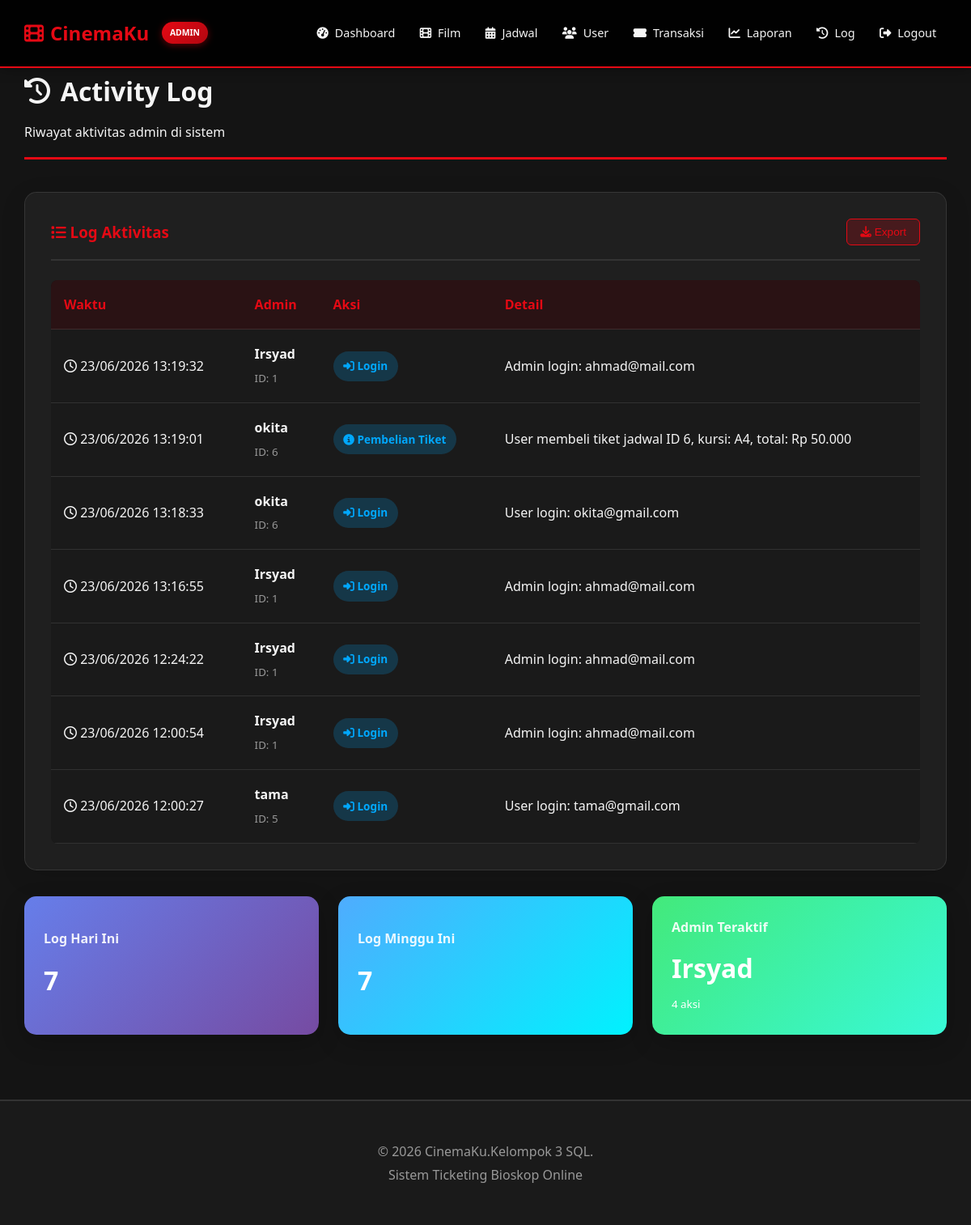
The page /ticketing_bioskop/admin/activity_log.php (signed in) on the database its author committed.
### tables this page shows
CREATE TABLE `activity_log` (
  `id_log` int(11) NOT NULL,
  `id_pengguna` int(11) DEFAULT NULL,
  `username` varchar(100) DEFAULT NULL,
  `action` varchar(100) NOT NULL,
  `details` text DEFAULT NULL,
  `is_admin` tinyint(1) DEFAULT 0,
  `created_at` datetime DEFAULT current_timestamp()
);

### ticketing_bioskop/includes/functions.php (called while the page is built, shortened)
<?php
function sanitize($data) {
    return htmlspecialchars(strip_tags(trim($data)), ENT_QUOTES, 'UTF-8');
}
?>

### ticketing_bioskop/admin/activity_log.php (the view, shortened to what this page needs)
<?php
require_once __DIR__ . '/../includes/header.php';
$query = "SELECT * FROM activity_log
          ORDER BY created_at DESC
          LIMIT 100";
$logs = $conn->query($query)->fetchAll(PDO::FETCH_ASSOC);
$conn->query("DELETE FROM activity_log WHERE created_at < DATE_SUB(NOW(), INTERVAL 30 DAY)");
?>
<div class="page-header">
    <h2><i class="fas fa-history"></i> Activity Log</h2>
    <p>Riwayat aktivitas admin di sistem</p>
</div>
<div class="glass-card">
    <div class="card-header">
        <h3><i class="fas fa-list"></i> Log Aktivitas</h3>
        <button onclick="exportTable('activityLogTable', 'Activity_Log')" class="btn-export-small">
            <i class="fas fa-download"></i> Export
        </button>
    </div>
    <div id="activityLogTable">
        <?php if (empty($logs)): ?>
            <div style="text-align: center; padding: 3rem; color: var(--text-secondary);">
                <i class="fas fa-inbox" style="font-size: 3rem; opacity: 0.5; margin-bottom: 1rem;"></i>
                <p>Belum ada aktivitas yang tercatat</p>
            </div>
        <?php else: ?>
            <table class="modern-table">
                <thead>
                    <tr>
                        <th>Waktu</th>
                        <th>Admin</th>
                        <th>Aksi</th>
                        <th>Detail</th>
                    </tr>
                </thead>
                <tbody>
                    <?php foreach ($logs as $log): ?>
                    <tr>
                        <td>
                            <i class="far fa-clock"></i>
                            <?php echo date('d/m/Y H:i:s', strtotime($log['created_at'])); ?>
                        </td>
                        <td>
                            <strong><?php echo sanitize($log['username']); ?></strong>
                            <br><small style="color: var(--text-secondary);">ID: <?php echo $log['id_pengguna']; ?></small>
                        </td>
                        <td>
                            <?php
                            $badge_class = 'badge-primary';
                            $icon = 'fa-info-circle';
                            if (strpos($log['action'], 'Tambah') !== false) {
                                $badge_class = 'badge-success';
                                $icon = 'fa-plus-circle';
                            } elseif (strpos($log['action'], 'Edit') !== false || strpos($log['action'], 'Update') !== false) {
                                $badge_class = 'badge-warning';
                                $icon = 'fa-edit';
                            } elseif (strpos($log['action'], 'Hapus') !== false || strpos($log['action'], 'Delete') !== false) {
                                $badge_class = 'badge-danger';
                                $icon = 'fa-trash';
                            } elseif (strpos($log['action'], 'Login') !== false) {
                                $badge_class = 'badge-info';
                                $icon = 'fa-sign-in-alt';
                            }
                            ?>
                            <span class="badge <?php echo $badge_class; ?>">
                                <i class="fas <?php echo $icon; ?>"></i> <?php echo sanitize($log['action']); ?>
                            </span>
                        </td>
                        <td><?php echo sanitize($log['details']); ?></td>
                    </tr>
                    <?php endforeach; ?>
                </tbody>
            </table>
        <?php endif; ?>
    </div>
</div>
<div style="display: grid; grid-template-columns: repeat(auto-fit, minmax(250px, 1fr)); gap: 1.5rem; margin-top: 2rem;">
    <?php
    $today_logs = $conn->query("SELECT COUNT(*) FROM activity_log WHERE DATE(created_at) = CURDATE()")->fetchColumn();
    $this_week = $conn->query("SELECT COUNT(*) FROM activity_log WHERE YEARWEEK(created_at) = YEARWEEK(NOW())")->fetchColumn();
    $top_admin = $conn->query("SELECT username, COUNT(*) as total FROM activity_log GROUP BY username ORDER BY total DESC LIMIT 1")->fetch(PDO::FETCH_ASSOC);
    ?>
    <div class="stat-card gradient-purple" style="padding: 1.5rem;">
        <div class="stat-info">
            <h4>Log Hari Ini</h4>
            <h2><?php echo $today_logs; ?></h2>
        </div>
    </div>
    <div class="stat-card gradient-blue" style="padding: 1.5rem;">
        <div class="stat-info">
            <h4>Log Minggu Ini</h4>
            <h2><?php echo $this_week; ?></h2>
        </div>
    </div>
    <div class="stat-card gradient-green" style="padding: 1.5rem;">
        <div class="stat-info">
            <h4>Admin Teraktif</h4>
            <h2><?php echo $top_admin ? sanitize($top_admin['username']) : '-'; ?></h2>
            <small><?php echo $top_admin ? $top_admin['total'] . ' aksi' : ''; ?></small>
        </div>
    </div>
</div>
<?php require_once __DIR__ . '/../includes/footer.php'; ?>

### ticketing_bioskop/assets/css/style.css (style rules this page uses)
* { margin: 0; padding: 0; box-sizing: border-box; }
:root { --primary: #e50914; --secondary: #564d4d; --dark: #141414; --light: #f5f5f5; --success: #46d369; --warning: #ffa500; --bg-main: #141414; --bg-card: #1a1a1a; --bg-navbar: rgba(0,0,0,0.95); --text-main: #f5f5f5; --text-secondary: #999; --border-color: #333; }
body { font-family: 'Segoe UI', Tahoma, Geneva, Verdana, sans-serif; background: var(--bg-main); color: var(--text-main); line-height: 1.8; transition: all 0.3s ease; }
.page-header { margin-bottom: 2.5rem; padding-bottom: 1rem; border-bottom: 3px solid var(--primary); }
.page-header h2 { font-size: 2rem; margin-bottom: 0.5rem; display: flex; align-items: center; gap: 0.8rem; }
table { width: 100%; border-collapse: collapse; background: var(--bg-card); border-radius: 8px; overflow: hidden; }
table thead { background: var(--dark); }
table th, table td { padding: 1.2rem; text-align: left; border-bottom: 1px solid var(--border-color); }
.badge { display: inline-block; padding: 0.4rem 0.8rem; border-radius: 20px; font-size: 0.85rem; font-weight: 600; }
.badge-primary { background: rgba(0, 168, 255, 0.2); color: #00a8ff; }
.badge-info { background: rgba(0, 168, 255, 0.2); color: #00a8ff; }
.admin-page { background: var(--bg-main); min-height: 100vh; }
.glass-card { background: rgba(255, 255, 255, 0.05); backdrop-filter: blur(10px); border: 1px solid rgba(255, 255, 255, 0.1); border-radius: 15px; padding: 2rem; box-shadow: 0 8px 32px rgba(0, 0, 0, 0.1); margin-bottom: 2rem; }
.stat-card { padding: 2rem; border-radius: 15px; display: flex; align-items: center; gap: 1.5rem; color: white; box-shadow: 0 10px 30px rgba(0,0,0,0.2); transition: transform 0.3s; }
.stat-info h4 { margin: 0; opacity: 0.9; font-size: 1rem; }
.stat-info h2 { margin: 0.5rem 0 0 0; font-size: 2rem; }
.gradient-purple { background: linear-gradient(135deg, #667eea 0%, #764ba2 100%); }
.gradient-blue { background: linear-gradient(135deg, #4facfe 0%, #00f2fe 100%); }
.gradient-green { background: linear-gradient(135deg, #43e97b 0%, #38f9d7 100%); }
.modern-table { width: 100%; border-collapse: separate; border-spacing: 0; }
.modern-table th, .modern-table td { padding: 1rem; text-align: left; border-bottom: 1px solid rgba(255, 255, 255, 0.1); }
.modern-table th { background: rgba(229, 9, 20, 0.1); font-weight: 600; color: var(--primary); }
.btn-export-small { padding: 0.5rem 1rem; background: rgba(229, 9, 20, 0.2); color: var(--primary); border: 1px solid var(--primary); border-radius: 6px; cursor: pointer; font-size: 0.85rem; transition: all 0.3s; }
.card-header { display: flex; justify-content: space-between; align-items: center; margin-bottom: 1.5rem; padding-bottom: 1rem; border-bottom: 2px solid var(--border-color); }
.card-header h3 { margin: 0; color: var(--primary); }
.admin-page { background: var(--bg-main) !important; }

### rows shown on the page
activity_log: created_at "23/06/2026 13:19:32", username "Irsyad", id_pengguna "1", action "Login", details "Admin login: ahmad@mail.com"
activity_log: created_at "23/06/2026 13:19:01", username "okita", id_pengguna "6", action "Pembelian Tiket", details "User membeli tiket jadwal ID 6, kursi: A4, total: Rp 50.000"
activity_log: created_at "23/06/2026 13:18:33", username "okita", id_pengguna "6", action "Login", details "User login: okita@gmail.com"
activity_log: created_at "23/06/2026 13:16:55", username "Irsyad", id_pengguna "1", action "Login", details "Admin login: ahmad@mail.com"
activity_log: created_at "23/06/2026 12:24:22", username "Irsyad", id_pengguna "1", action "Login", details "Admin login: ahmad@mail.com"
activity_log: created_at "23/06/2026 12:00:54", username "Irsyad", id_pengguna "1", action "Login", details "Admin login: ahmad@mail.com"
activity_log: created_at "23/06/2026 12:00:27", username "tama", id_pengguna "5", action "Login", details "User login: tama@gmail.com"

### other values the page prints
$today_logs "7"
$this_week "7"
$top_admin['username'] "Irsyad"
$top_admin['total'] "4"
